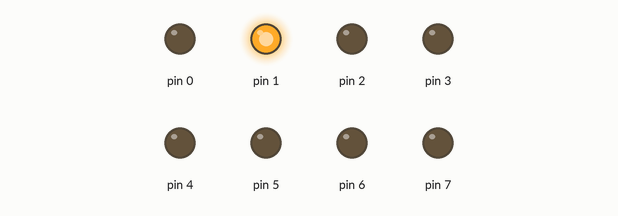
Bench run of a sketch on a simulated Arduino Uno, built with avr-gcc and run on an emulated ATmega328P. Shown: output pins drawn as LEDs (lit = HIGH).

Above: at 0.02 s.
At 0.32 s:
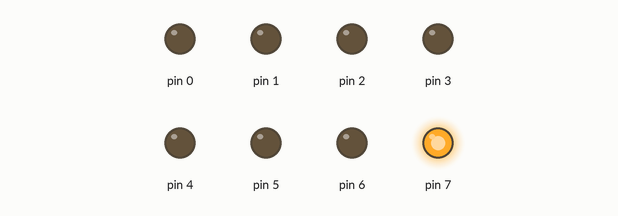
At 0.67 s:
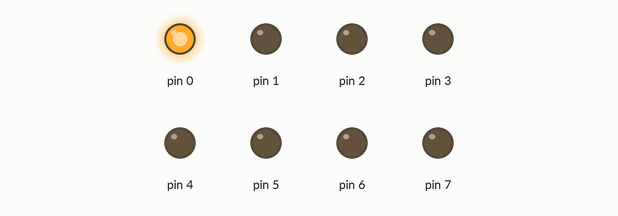
At 1.47 s:
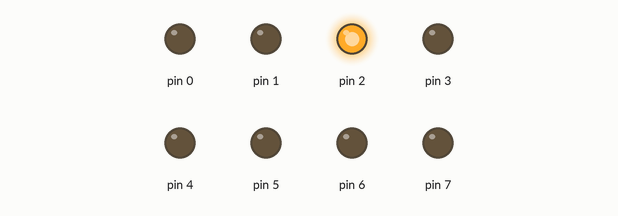
At 2.27 s:
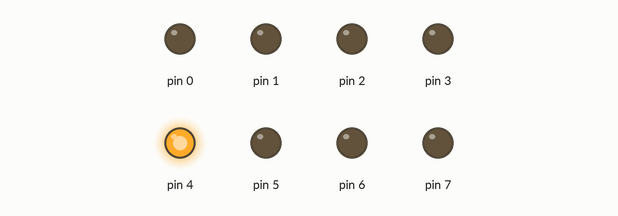
At 2.92 s:
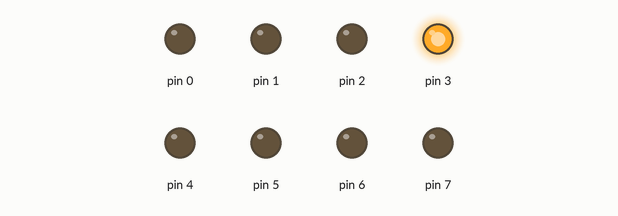
Timing chart, 0 to 3.2 s (numbered marks = the images above):
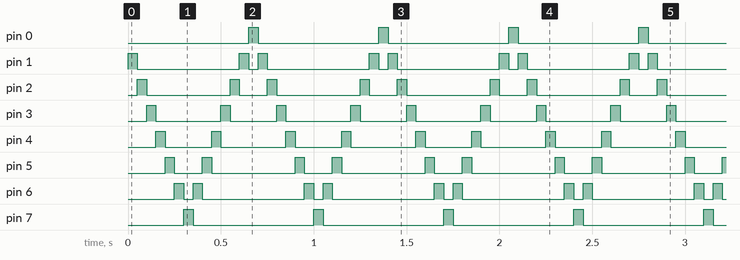

Measured:
- by itself, pin 0, pin 7: alternates HIGH for 0.05 s and LOW for 0.65 s
- by itself, pin 1: repeats every 0.70 s: LOW 0.55 s, HIGH 0.05 s, LOW 0.05 s, HIGH 0.05 s
- by itself, pin 2: repeats every 0.70 s: LOW 0.45 s, HIGH 0.05 s, LOW 0.15 s, HIGH 0.05 s
- by itself, pin 3: repeats every 0.70 s: LOW 0.35 s, HIGH 0.05 s, LOW 0.25 s, HIGH 0.05 s
- by itself, pin 4: repeats every 0.70 s: LOW 0.25 s, HIGH 0.05 s, LOW 0.35 s, HIGH 0.05 s
- by itself, pin 5: repeats every 0.70 s: LOW 0.15 s, HIGH 0.05 s, LOW 0.45 s, HIGH 0.05 s
- by itself, pin 6: repeats every 0.70 s: LOW 0.05 s, HIGH 0.05 s, LOW 0.55 s, HIGH 0.05 s

The sketch:

led-pattern-loop.ino
```cpp
/*
   written by Ahmed khairy
   on moday 10/9/2019
   using arduino uno
   loop and pattern
*/
#include <avr/io.h>
#include <util/delay.h>
#define dly 50
int main(void)
{
  uint8_t x = 1;
  DDRD = 0xff;
  PORTD = 0x00;
  while (1)
  {
    while (x < 7)
    {
      PORTD = (1 << x);
      _delay_ms(dly);
      x++;
    }
    while (x > 0)
    {
      PORTD = (1 << x);
      _delay_ms(dly);
      x--;
    }
  }
  return (0);
}
```
